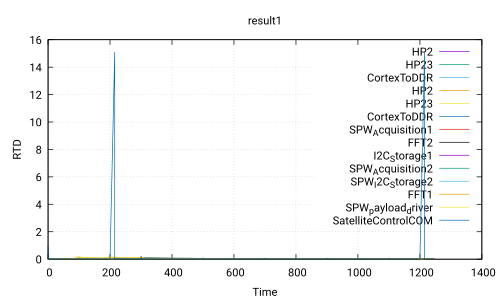

gnuplot code for this plot:
 set title 'result1'
 set ylabel 'RTD'
 set xlabel 'Time'
 set grid
 set term pdf
 set output 'Use_case_DoubleCamera_noSafety.ATIPPIC0.executable300.0_100.0.pdf'
 plot 'Use_case_DoubleCamera_noSafety.ATIPPIC0.executable300.0_100.0.csv' using 1:2 with lines title 'HP2','Use_case_DoubleCamera_noSafety.ATIPPIC0.executable300.0_100.0.csv' using 1:3 with lines title 'HP23','Use_case_DoubleCamera_noSafety.ATIPPIC0.executable300.0_100.0.csv' using 1:4 with lines title 'CortexToDDR','Use_case_DoubleCamera_noSafety.ATIPPIC0.executable300.0_100.0.csv' using 1:5 with lines title 'HP2','Use_case_DoubleCamera_noSafety.ATIPPIC0.executable300.0_100.0.csv' using 1:6 with lines title 'HP23','Use_case_DoubleCamera_noSafety.ATIPPIC0.executable300.0_100.0.csv' using 1:7 with lines title 'CortexToDDR','Use_case_DoubleCamera_noSafety.ATIPPIC0.executable300.0_100.0.csv' using 1:8 with lines title 'SPW_Acquisition1','Use_case_DoubleCamera_noSafety.ATIPPIC0.executable300.0_100.0.csv' using 1:9 with lines title 'FFT2','Use_case_DoubleCamera_noSafety.ATIPPIC0.executable300.0_100.0.csv' using 1:10 with lines title 'I2C_Storage1','Use_case_DoubleCamera_noSafety.ATIPPIC0.executable300.0_100.0.csv' using 1:11 with lines title 'SPW_Acquisition2','Use_case_DoubleCamera_noSafety.ATIPPIC0.executable300.0_100.0.csv' using 1:12 with lines title 'SPW_I2C_Storage2','Use_case_DoubleCamera_noSafety.ATIPPIC0.executable300.0_100.0.csv' using 1:13 with lines title 'FFT1','Use_case_DoubleCamera_noSafety.ATIPPIC0.executable300.0_100.0.csv' using 1:14 with lines title 'SPW_payload_driver','Use_case_DoubleCamera_noSafety.ATIPPIC0.executable300.0_100.0.csv' using 1:15 with lines title 'SatelliteControlCOM'
